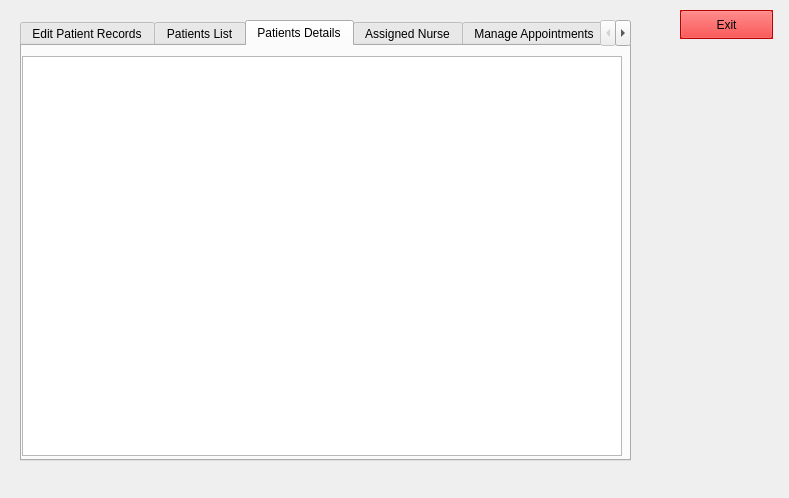
<?xml version="1.0" encoding="UTF-8"?>
<ui version="4.0">
 <class>doctor</class>
 <widget class="QWidget" name="doctor">
  <property name="geometry">
   <rect>
    <x>0</x>
    <y>0</y>
    <width>789</width>
    <height>498</height>
   </rect>
  </property>
  <property name="windowTitle">
   <string>Form</string>
  </property>
  <widget class="QLabel" name="bglabel">
   <property name="geometry">
    <rect>
     <x>0</x>
     <y>0</y>
     <width>781</width>
     <height>491</height>
    </rect>
   </property>
   <property name="text">
    <string/>
   </property>
  </widget>
  <widget class="QTabWidget" name="tabWidget">
   <property name="geometry">
    <rect>
     <x>20</x>
     <y>20</y>
     <width>611</width>
     <height>441</height>
    </rect>
   </property>
   <property name="currentIndex">
    <number>2</number>
   </property>
   <property name="tabBarAutoHide">
    <bool>false</bool>
   </property>
   <widget class="QWidget" name="tab">
    <attribute name="title">
     <string>Edit Patient Records</string>
    </attribute>
    <widget class="QLabel" name="patientID_label">
     <property name="geometry">
      <rect>
       <x>10</x>
       <y>20</y>
       <width>91</width>
       <height>20</height>
      </rect>
     </property>
     <property name="styleSheet">
      <string notr="true">font: 12pt &quot;Times New Roman&quot;;</string>
     </property>
     <property name="text">
      <string>Patient ID:</string>
     </property>
    </widget>
    <widget class="QLineEdit" name="PatientID_lineedit">
     <property name="geometry">
      <rect>
       <x>150</x>
       <y>20</y>
       <width>113</width>
       <height>26</height>
      </rect>
     </property>
    </widget>
    <widget class="QPushButton" name="EditPatientRecord">
     <property name="geometry">
      <rect>
       <x>370</x>
       <y>320</y>
       <width>111</width>
       <height>41</height>
      </rect>
     </property>
     <property name="palette">
      <palette>
       <active>
        <colorrole role="Button">
         <brush brushstyle="SolidPattern">
          <color alpha="255">
           <red>85</red>
           <green>255</green>
           <blue>255</blue>
          </color>
         </brush>
        </colorrole>
       </active>
       <inactive>
        <colorrole role="Button">
         <brush brushstyle="SolidPattern">
          <color alpha="255">
           <red>85</red>
           <green>255</green>
           <blue>255</blue>
          </color>
         </brush>
        </colorrole>
       </inactive>
       <disabled>
        <colorrole role="Button">
         <brush brushstyle="SolidPattern">
          <color alpha="255">
           <red>85</red>
           <green>255</green>
           <blue>255</blue>
          </color>
         </brush>
        </colorrole>
       </disabled>
      </palette>
     </property>
     <property name="styleSheet">
      <string notr="true">font: 12pt &quot;Times New Roman&quot;;</string>
     </property>
     <property name="text">
      <string>Edit</string>
     </property>
    </widget>
    <widget class="QLabel" name="Diagnosis_label">
     <property name="geometry">
      <rect>
       <x>10</x>
       <y>70</y>
       <width>141</width>
       <height>31</height>
      </rect>
     </property>
     <property name="styleSheet">
      <string notr="true">font: 12pt &quot;Times New Roman&quot;;</string>
     </property>
     <property name="text">
      <string>Diagnosis and Treatment:</string>
     </property>
    </widget>
    <widget class="QLineEdit" name="Diagnosis_lineedit">
     <property name="geometry">
      <rect>
       <x>150</x>
       <y>70</y>
       <width>341</width>
       <height>201</height>
      </rect>
     </property>
    </widget>
   </widget>
   <widget class="QWidget" name="tab_2">
    <attribute name="title">
     <string>Patients List</string>
    </attribute>
    <widget class="QListWidget" name="PatientList">
     <property name="geometry">
      <rect>
       <x>160</x>
       <y>40</y>
       <width>261</width>
       <height>341</height>
      </rect>
     </property>
    </widget>
   </widget>
   <widget class="QWidget" name="tab_3">
    <attribute name="title">
     <string>Patients Details</string>
    </attribute>
    <widget class="QTableWidget" name="PatientDetailsTable">
     <property name="geometry">
      <rect>
       <x>0</x>
       <y>10</y>
       <width>600</width>
       <height>400</height>
      </rect>
     </property>
    </widget>
   </widget>
   <widget class="QWidget" name="tab_4">
    <attribute name="title">
     <string>Assigned Nurse</string>
    </attribute>
   </widget>
   <widget class="QWidget" name="tab_6">
    <attribute name="title">
     <string>Manage Appointments</string>
    </attribute>
    <widget class="QLabel" name="label">
     <property name="geometry">
      <rect>
       <x>20</x>
       <y>20</y>
       <width>121</width>
       <height>31</height>
      </rect>
     </property>
     <property name="text">
      <string>Appointment Number:</string>
     </property>
    </widget>
    <widget class="QTextEdit" name="AppointmentNumber">
     <property name="geometry">
      <rect>
       <x>130</x>
       <y>20</y>
       <width>104</width>
       <height>31</height>
      </rect>
     </property>
    </widget>
    <widget class="QPushButton" name="AddAppointment">
     <property name="geometry">
      <rect>
       <x>260</x>
       <y>200</y>
       <width>131</width>
       <height>18</height>
      </rect>
     </property>
     <property name="text">
      <string>Add</string>
     </property>
    </widget>
    <widget class="QPushButton" name="CancelAppointment">
     <property name="geometry">
      <rect>
       <x>260</x>
       <y>30</y>
       <width>131</width>
       <height>18</height>
      </rect>
     </property>
     <property name="text">
      <string>Cancel</string>
     </property>
    </widget>
    <widget class="QTextEdit" name="AppointmentDate">
     <property name="geometry">
      <rect>
       <x>130</x>
       <y>190</y>
       <width>101</width>
       <height>31</height>
      </rect>
     </property>
    </widget>
    <widget class="QLabel" name="label_2">
     <property name="geometry">
      <rect>
       <x>10</x>
       <y>190</y>
       <width>121</width>
       <height>31</height>
      </rect>
     </property>
     <property name="text">
      <string>Appointment Date:</string>
     </property>
    </widget>
   </widget>
   <widget class="QWidget" name="tab_5">
    <attribute name="title">
     <string>Appointments</string>
    </attribute>
    <widget class="QListWidget" name="AppointmentsList">
     <property name="geometry">
      <rect>
       <x>0</x>
       <y>0</y>
       <width>601</width>
       <height>411</height>
      </rect>
     </property>
    </widget>
   </widget>
  </widget>
  <widget class="QPushButton" name="pushButton">
   <property name="geometry">
    <rect>
     <x>680</x>
     <y>10</y>
     <width>93</width>
     <height>29</height>
    </rect>
   </property>
   <property name="palette">
    <palette>
     <active>
      <colorrole role="WindowText">
       <brush brushstyle="SolidPattern">
        <color alpha="255">
         <red>0</red>
         <green>0</green>
         <blue>0</blue>
        </color>
       </brush>
      </colorrole>
      <colorrole role="Button">
       <brush brushstyle="SolidPattern">
        <color alpha="255">
         <red>255</red>
         <green>0</green>
         <blue>0</blue>
        </color>
       </brush>
      </colorrole>
      <colorrole role="Light">
       <brush brushstyle="SolidPattern">
        <color alpha="255">
         <red>255</red>
         <green>127</green>
         <blue>127</blue>
        </color>
       </brush>
      </colorrole>
      <colorrole role="Midlight">
       <brush brushstyle="SolidPattern">
        <color alpha="255">
         <red>255</red>
         <green>63</green>
         <blue>63</blue>
        </color>
       </brush>
      </colorrole>
      <colorrole role="Dark">
       <brush brushstyle="SolidPattern">
        <color alpha="255">
         <red>127</red>
         <green>0</green>
         <blue>0</blue>
        </color>
       </brush>
      </colorrole>
      <colorrole role="Mid">
       <brush brushstyle="SolidPattern">
        <color alpha="255">
         <red>170</red>
         <green>0</green>
         <blue>0</blue>
        </color>
       </brush>
      </colorrole>
      <colorrole role="Text">
       <brush brushstyle="SolidPattern">
        <color alpha="255">
         <red>0</red>
         <green>0</green>
         <blue>0</blue>
        </color>
       </brush>
      </colorrole>
      <colorrole role="BrightText">
       <brush brushstyle="SolidPattern">
        <color alpha="255">
         <red>255</red>
         <green>255</green>
         <blue>255</blue>
        </color>
       </brush>
      </colorrole>
      <colorrole role="ButtonText">
       <brush brushstyle="SolidPattern">
        <color alpha="255">
         <red>0</red>
         <green>0</green>
         <blue>0</blue>
        </color>
       </brush>
      </colorrole>
      <colorrole role="Base">
       <brush brushstyle="SolidPattern">
        <color alpha="255">
         <red>255</red>
         <green>255</green>
         <blue>255</blue>
        </color>
       </brush>
      </colorrole>
      <colorrole role="Window">
       <brush brushstyle="SolidPattern">
        <color alpha="255">
         <red>255</red>
         <green>0</green>
         <blue>0</blue>
        </color>
       </brush>
      </colorrole>
      <colorrole role="Shadow">
       <brush brushstyle="SolidPattern">
        <color alpha="255">
         <red>0</red>
         <green>0</green>
         <blue>0</blue>
        </color>
       </brush>
      </colorrole>
      <colorrole role="AlternateBase">
       <brush brushstyle="SolidPattern">
        <color alpha="255">
         <red>255</red>
         <green>127</green>
         <blue>127</blue>
        </color>
       </brush>
      </colorrole>
      <colorrole role="ToolTipBase">
       <brush brushstyle="SolidPattern">
        <color alpha="255">
         <red>255</red>
         <green>255</green>
         <blue>220</blue>
        </color>
       </brush>
      </colorrole>
      <colorrole role="ToolTipText">
       <brush brushstyle="SolidPattern">
        <color alpha="255">
         <red>0</red>
         <green>0</green>
         <blue>0</blue>
        </color>
       </brush>
      </colorrole>
      <colorrole role="PlaceholderText">
       <brush brushstyle="SolidPattern">
        <color alpha="127">
         <red>0</red>
         <green>0</green>
         <blue>0</blue>
        </color>
       </brush>
      </colorrole>
      <colorrole role="Accent">
       <brush brushstyle="SolidPattern">
        <color alpha="255">
         <red>255</red>
         <green>255</green>
         <blue>255</blue>
        </color>
       </brush>
      </colorrole>
     </active>
     <inactive>
      <colorrole role="WindowText">
       <brush brushstyle="SolidPattern">
        <color alpha="255">
         <red>0</red>
         <green>0</green>
         <blue>0</blue>
        </color>
       </brush>
      </colorrole>
      <colorrole role="Button">
       <brush brushstyle="SolidPattern">
        <color alpha="255">
         <red>255</red>
         <green>0</green>
         <blue>0</blue>
        </color>
       </brush>
      </colorrole>
      <colorrole role="Light">
       <brush brushstyle="SolidPattern">
        <color alpha="255">
         <red>255</red>
         <green>127</green>
         <blue>127</blue>
        </color>
       </brush>
      </colorrole>
      <colorrole role="Midlight">
       <brush brushstyle="SolidPattern">
        <color alpha="255">
         <red>255</red>
         <green>63</green>
         <blue>63</blue>
        </color>
       </brush>
      </colorrole>
      <colorrole role="Dark">
       <brush brushstyle="SolidPattern">
        <color alpha="255">
         <red>127</red>
         <green>0</green>
         <blue>0</blue>
        </color>
       </brush>
      </colorrole>
      <colorrole role="Mid">
       <brush brushstyle="SolidPattern">
        <color alpha="255">
         <red>170</red>
         <green>0</green>
         <blue>0</blue>
        </color>
       </brush>
      </colorrole>
      <colorrole role="Text">
       <brush brushstyle="SolidPattern">
        <color alpha="255">
         <red>0</red>
         <green>0</green>
         <blue>0</blue>
        </color>
       </brush>
      </colorrole>
      <colorrole role="BrightText">
       <brush brushstyle="SolidPattern">
        <color alpha="255">
         <red>255</red>
         <green>255</green>
         <blue>255</blue>
        </color>
       </brush>
      </colorrole>
      <colorrole role="ButtonText">
       <brush brushstyle="SolidPattern">
        <color alpha="255">
         <red>0</red>
         <green>0</green>
         <blue>0</blue>
        </color>
       </brush>
      </colorrole>
      <colorrole role="Base">
       <brush brushstyle="SolidPattern">
        <color alpha="255">
         <red>255</red>
         <green>255</green>
         <blue>255</blue>
        </color>
       </brush>
      </colorrole>
      <colorrole role="Window">
       <brush brushstyle="SolidPattern">
        <color alpha="255">
         <red>255</red>
         <green>0</green>
         <blue>0</blue>
        </color>
       </brush>
      </colorrole>
      <colorrole role="Shadow">
       <brush brushstyle="SolidPattern">
        <color alpha="255">
         <red>0</red>
         <green>0</green>
         <blue>0</blue>
        </color>
       </brush>
      </colorrole>
      <colorrole role="AlternateBase">
       <brush brushstyle="SolidPattern">
        <color alpha="255">
         <red>255</red>
         <green>127</green>
         <blue>127</blue>
        </color>
       </brush>
      </colorrole>
      <colorrole role="ToolTipBase">
       <brush brushstyle="SolidPattern">
        <color alpha="255">
         <red>255</red>
         <green>255</green>
         <blue>220</blue>
        </color>
       </brush>
      </colorrole>
      <colorrole role="ToolTipText">
       <brush brushstyle="SolidPattern">
        <color alpha="255">
         <red>0</red>
         <green>0</green>
         <blue>0</blue>
        </color>
       </brush>
      </colorrole>
      <colorrole role="PlaceholderText">
       <brush brushstyle="SolidPattern">
        <color alpha="127">
         <red>0</red>
         <green>0</green>
         <blue>0</blue>
        </color>
       </brush>
      </colorrole>
      <colorrole role="Accent">
       <brush brushstyle="SolidPattern">
        <color alpha="255">
         <red>255</red>
         <green>255</green>
         <blue>255</blue>
        </color>
       </brush>
      </colorrole>
     </inactive>
     <disabled>
      <colorrole role="WindowText">
       <brush brushstyle="SolidPattern">
        <color alpha="255">
         <red>127</red>
         <green>0</green>
         <blue>0</blue>
        </color>
       </brush>
      </colorrole>
      <colorrole role="Button">
       <brush brushstyle="SolidPattern">
        <color alpha="255">
         <red>255</red>
         <green>0</green>
         <blue>0</blue>
        </color>
       </brush>
      </colorrole>
      <colorrole role="Light">
       <brush brushstyle="SolidPattern">
        <color alpha="255">
         <red>255</red>
         <green>127</green>
         <blue>127</blue>
        </color>
       </brush>
      </colorrole>
      <colorrole role="Midlight">
       <brush brushstyle="SolidPattern">
        <color alpha="255">
         <red>255</red>
         <green>63</green>
         <blue>63</blue>
        </color>
       </brush>
      </colorrole>
      <colorrole role="Dark">
       <brush brushstyle="SolidPattern">
        <color alpha="255">
         <red>127</red>
         <green>0</green>
         <blue>0</blue>
        </color>
       </brush>
      </colorrole>
      <colorrole role="Mid">
       <brush brushstyle="SolidPattern">
        <color alpha="255">
         <red>170</red>
         <green>0</green>
         <blue>0</blue>
        </color>
       </brush>
      </colorrole>
      <colorrole role="Text">
       <brush brushstyle="SolidPattern">
        <color alpha="255">
         <red>127</red>
         <green>0</green>
         <blue>0</blue>
        </color>
       </brush>
      </colorrole>
      <colorrole role="BrightText">
       <brush brushstyle="SolidPattern">
        <color alpha="255">
         <red>255</red>
         <green>255</green>
         <blue>255</blue>
        </color>
       </brush>
      </colorrole>
      <colorrole role="ButtonText">
       <brush brushstyle="SolidPattern">
        <color alpha="255">
         <red>127</red>
         <green>0</green>
         <blue>0</blue>
        </color>
       </brush>
      </colorrole>
      <colorrole role="Base">
       <brush brushstyle="SolidPattern">
        <color alpha="255">
         <red>255</red>
         <green>0</green>
         <blue>0</blue>
        </color>
       </brush>
      </colorrole>
      <colorrole role="Window">
       <brush brushstyle="SolidPattern">
        <color alpha="255">
         <red>255</red>
         <green>0</green>
         <blue>0</blue>
        </color>
       </brush>
      </colorrole>
      <colorrole role="Shadow">
       <brush brushstyle="SolidPattern">
        <color alpha="255">
         <red>0</red>
         <green>0</green>
         <blue>0</blue>
        </color>
       </brush>
      </colorrole>
      <colorrole role="AlternateBase">
       <brush brushstyle="SolidPattern">
        <color alpha="255">
         <red>255</red>
         <green>0</green>
         <blue>0</blue>
        </color>
       </brush>
      </colorrole>
      <colorrole role="ToolTipBase">
       <brush brushstyle="SolidPattern">
        <color alpha="255">
         <red>255</red>
         <green>255</green>
         <blue>220</blue>
        </color>
       </brush>
      </colorrole>
      <colorrole role="ToolTipText">
       <brush brushstyle="SolidPattern">
        <color alpha="255">
         <red>0</red>
         <green>0</green>
         <blue>0</blue>
        </color>
       </brush>
      </colorrole>
      <colorrole role="PlaceholderText">
       <brush brushstyle="SolidPattern">
        <color alpha="127">
         <red>127</red>
         <green>0</green>
         <blue>0</blue>
        </color>
       </brush>
      </colorrole>
      <colorrole role="Accent">
       <brush brushstyle="SolidPattern">
        <color alpha="255">
         <red>255</red>
         <green>76</green>
         <blue>76</blue>
        </color>
       </brush>
      </colorrole>
     </disabled>
    </palette>
   </property>
   <property name="autoFillBackground">
    <bool>true</bool>
   </property>
   <property name="text">
    <string>Exit</string>
   </property>
   <property name="icon">
    <iconset theme="application-exit"/>
   </property>
   <property name="checkable">
    <bool>false</bool>
   </property>
   <property name="autoDefault">
    <bool>false</bool>
   </property>
   <property name="default">
    <bool>false</bool>
   </property>
   <property name="flat">
    <bool>false</bool>
   </property>
  </widget>
 </widget>
 <resources/>
 <connections/>
</ui>
